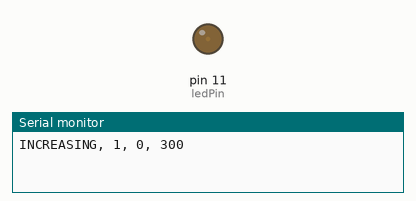
Simulated run of this sketch. Board: Arduino Uno, built with avr-gcc and run on an emulated ATmega328P. Parts: output pins drawn as LEDs (lit = HIGH), the last lines printed to the serial monitor.

Above: at 0.05 s.
At 0.65 s:
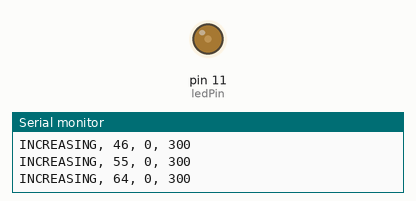
At 1.3 s:
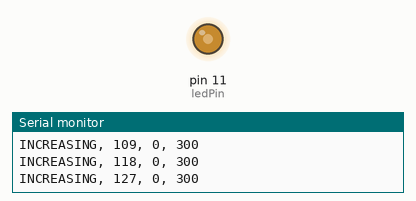
At 2.55 s:
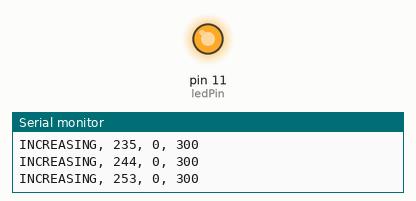
Timing chart, 0 to 11.4 s (numbered marks = the images above):
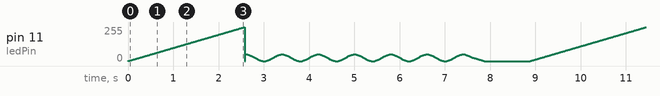

The sketch:

angry.ino
```cpp
enum ledStates {INCREASE, DECREASE, STAY, WAVE, OFF, ON}; // Here we make nicknames for the different states our program supports.
enum ledStates ledState; // We define 'ledState' as type ledStates'
enum ledStates previousLedState = ledState;

unsigned long startMillis;  //some global variables available anywhere in the program
unsigned long currentMillis;

int brightness = 0; // our main variable for setting the brightness of the LED
float velocity = 1.0; // the speed at which we change the brightness.
int ledPin = 11; // we use pin 9 for PWM
int p = 0; // use to keep track how often we plot
int plotFrequency = 9; // how often we plot, every Nth time.

void setup() {
  // put your setup code here, to run once:
  pinMode(ledPin, OUTPUT); // set ledPin as an output.
  Serial.begin(9600); // initiate the Serial monitor so we can use the Serial Plotter to graph our patterns
}

void loop() {
  // put your main code here, to run repeatedly:
  compose();
  delay(10);
  analogWrite(ledPin, brightness);
  currentMillis = millis(); //store the current time since the program started
}

void compose() {
  // this is a state machine which allows us to decouple the various operations from timed loops.
  // instead we just switch from state to state when particular conditions are met.
  // we switch states by calling the changeState() function.

  switch (ledState){

  case INCREASE:
    brightness = increase_brightness(brightness, 1.5);

    plot("INCREASING", brightness);

    if (brightness > 256){
      //ledState = WAVE;
      changeState(WAVE);
      }
    break;

  case DECREASE:
    brightness = decrease_brightness(brightness, 1);
    plot("DECREASING", brightness);
      if (brightness == 0){
      changeState(OFF);
      }
     break;

  case WAVE:
    plot("WAVE", brightness);

    brightness = sinewave(800,50,0); // you can tweak the parameters of the sinewave
    analogWrite(ledPin, brightness);

    if (currentMillis - startMillis >= 5000){ //change state after 5 secs by comparing the time elapsed since we last change state
      changeState(DECREASE);
      }
    break;

  case STAY:
    plot("STAY", brightness);
    brightness = brightness;
    break;

  case ON:
    plot("ON", brightness);
    brightness = 255;
    break;

  case OFF:
    plot("OFF", brightness);
    brightness = 0;
    if (currentMillis - startMillis >= 1000){
      changeState(INCREASE);
      }
    break;
  }
}

void changeState(ledStates newState){
    // call to change state, will keep track of time since last state
    startMillis = millis();
    ledState = newState;
  }

void plot(char *state, int brightness){
    // use this function to plot a graph.
    // it will normalize the auto-scaling plotter

    if ((p % plotFrequency) == 0){
      Serial.print(state);
      Serial.print(", ");
      Serial.print(brightness);
      Serial.println(", 0, 300");
    }
    p++;
  }

int increase_brightness (int brightness, float velocity){
    return brightness = brightness + 1 * velocity;
  }

int decrease_brightness (int brightness, float velocity){
    return brightness = brightness - 1 * velocity;
  }

int sinewave(float duration, float amplitude, int offset){
    // Generate a sine oscillation, return a number.
    // In case you are using this for analogWrite, make sure the amplitude does not exceed 256
    float period = millis()/duration; // Duration in ms determines the wavelength.
    float midpoint = amplitude / 2; // set the midpoint of the wave at half the amplitude so there are no negative numbers
    int value = midpoint + midpoint * sin ( period * 2.0 * PI );
    value = value + offset; //offset allows you to move the wave up and down on the Y-axis. Should not exceed the value of amplitude to prevent clipping.
    return value;
  }
```
